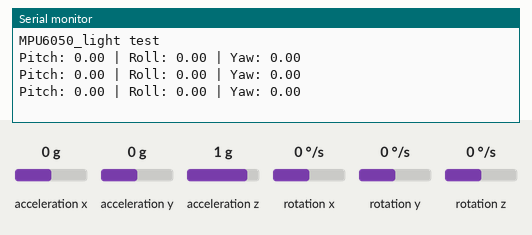
Recording of a sketch running on a simulated Arduino Uno, built with avr-gcc and run on an emulated ATmega328P. Shown: the last lines printed to the serial monitor. Inputs (shaded band) come from the test bench; at power-on: acceleration x 0 g, acceleration y 0 g, acceleration z 1 g, rotation z 0 °/s, rotation x 0 °/s, rotation y 0 °/s.

Above: at 1.3 s.
1.4 s: acceleration x set to -1.4 g
At 1.9 s:
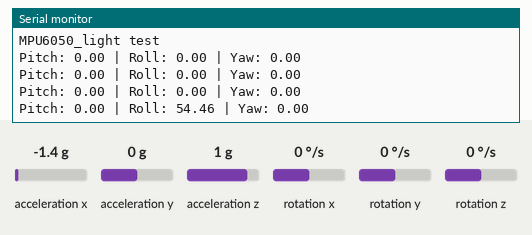
2.9 s: acceleration y set to -1.4 g
At 3.4 s:
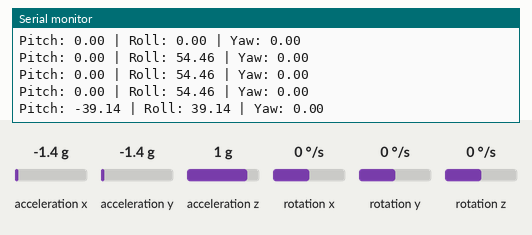
4.4 s: acceleration z set to -1.4 g
At 4.9 s:
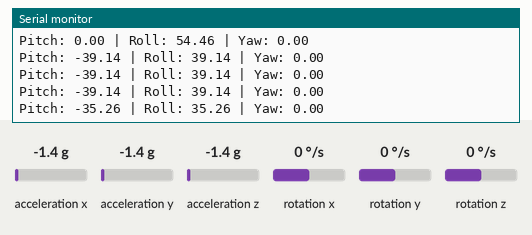
5.9 s: rotation z set to -192 °/s
At 6.5 s:
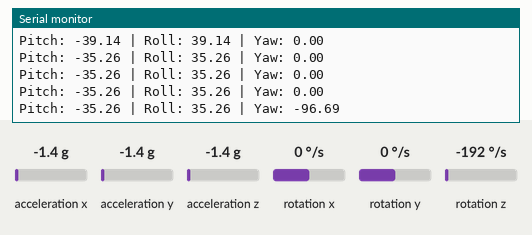
Timing chart, 0 to 8.4 s (numbered marks = the images above; inputs shaded):
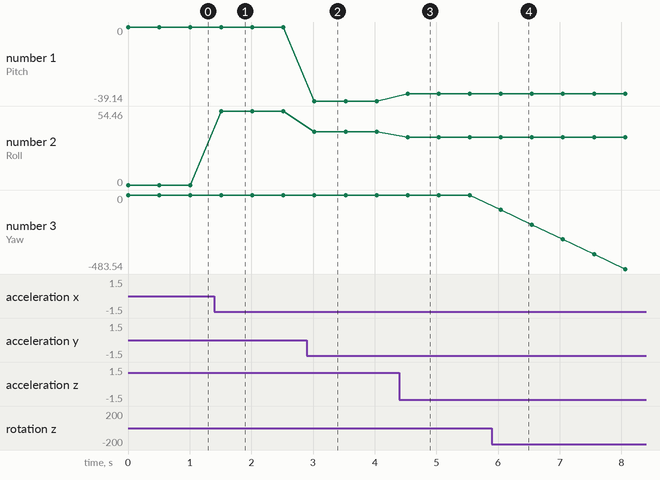

The sketch:

Pitch_Roll_Yall_reading.ino
```cpp
#include <Wire.h>
#include <MPU6050_light.h>

MPU6050 mpu(Wire);

void setup() {
  Serial.begin(115200);
  Wire.begin();
  mpu.begin();
  Serial.println("MPU6050_light test");
}

void loop() {
  mpu.update();
  Serial.print("Pitch: "); Serial.print(mpu.getAngleX());
  Serial.print(" | Roll: "); Serial.print(mpu.getAngleY());
  Serial.print(" | Yaw: "); Serial.println(mpu.getAngleZ());
  delay(500);
}
```

Measured:
- after the input at 1.4 s, the serial monitor: prints a new line after 0.11 s (image 1)
- after the input at 2.9 s, the serial monitor: prints a new line after 0.12 s (image 2)
- after the input at 4.4 s, the serial monitor: prints a new line after 0.13 s (image 3)
- after the input at 5.9 s, the serial monitor: prints a new line after 0.15 s (image 4)
- plotted number 1: 0 → -39.14 after the input at 2.9 s, -39.14 → -35.26 after the input at 4.4 s
- plotted number 2: 0 → 54.46 after the input at 1.4 s, 54.46 → 39.14 after the input at 2.9 s, 39.14 → 35.26 after the input at 4.4 s
- plotted number 3: 0 → -483.54 after the input at 5.9 s
